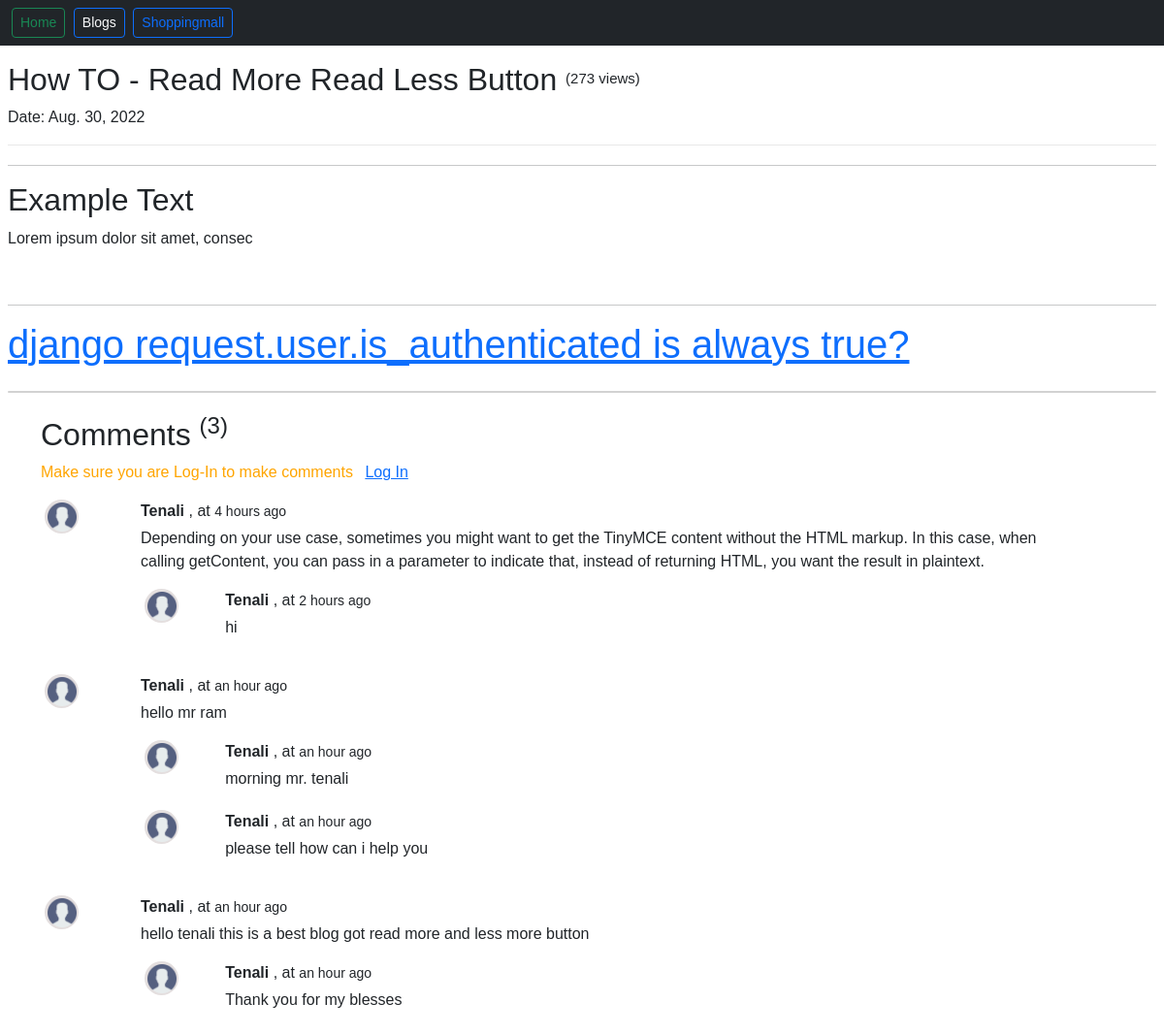
Screenshot of /showblogs/readblog_ID=68 with the database file from the repository.
### blog/models.py (models this page shows, shortened)
class Topblog(models.Model):
    title = models.CharField(max_length=200,blank=False,default='')
    content = models.TextField(blank=False)
    date = models.DateField(default=datetime.date.today())
    auther = models.CharField(default='Tenali',max_length=50,blank=False)
    views = models.IntegerField(default=0)
    desc = models.TextField(blank=False,default='')

class Comments(models.Model):
    comment = models.TextField()
    user = models.ForeignKey(User,on_delete=models.CASCADE)
    post = models.ForeignKey(Topblog,on_delete=models.CASCADE)
    parent = models.ForeignKey('self',on_delete=models.CASCADE,null=True,blank=True)
    times =models.DateTimeField(default=now)
    auther  = models.CharField(max_length=50)
    icon = models.ImageField(upload_to= 'media/blog/ic  on',default='')
    def __str__(self):
        return 'comment =:   '+self.comment[:40]

### blog/views.py (the view)
# urls.py: path('readblog_ID=<int:id>',views.blogview,name='BlogHome'),
def blogview(request, id):
    blog = Topblog.objects.filter(id=id).first()
    comment = Comments.objects.filter(post=blog,parent=None)
    replies = Comments.objects.filter(post=blog).exclude(parent=None)
    if blog.views>=1:
        views = blog.views
    else:
        views = ''
    if comment.count()>=1:
        comm = comment.count()
    else:
        comm = ''
    repDict = {}
    for reply in replies:
        if reply.parent.id not in repDict.keys():
            repDict[reply.parent.id] = [reply]
        else:
            repDict[reply.parent.id].append(reply)
    print(repDict)
    blogs = {'blogs': blog,
     'id': id,
     'views':views,
     'comments':comment,
     'user':request.user,
     'comm':comm,
    'repDict':repDict
     }
    blog.views = blog.views+1
    blog.save()
    return render(request, 'blog/readtheblog.html', blogs)

### blog/templatetags/extras.py (called while the page is built)
@register.filter(name='get_val')
def get_val(dict,key):
    return dict.get(key)

### blog/template/blog/readtheblog.html (shortened to what this page needs)
<!DOCTYPE html>
<html lang="en">
<head>
  <link href="https://cdn.jsdelivr.net/npm/bootstrap@5.2.0/dist/css/bootstrap.min.css" rel="stylesheet"
>
</head>
<body>
  {% load static %}
  {% load humanize %}
  {% load extras %}
  <nav class="nav bg-dark " style="width:100%;">
    <form class="container-fluid justify-content-start py-2">
      <a href="/" class="btn btn-sm btn-outline-success ml-1 mx-auto" type="button"> Home</a>
      <a href="/showblogs" class="btn btn-sm btn-outline-primary  text-light mx-1 " type="button">Blogs</a>
      <a href="/shoppingmall" class="btn btn-sm btn-outline-primary" type="button">Shoppingmall</a>
    </form>
  </nav>
  <div class="px-2 py-2">
    {% if blogs %}
    <div style="border-bottom:1px solid rgb(232, 232, 232);margin-bottom: 20px;">
      <h2 class="my-2">
        {{blogs.title}}
        {% if views%}
        <sup style="font-size:15px;">({{views}} views)</sup>
        {% endif %}
      </h2>
      <p>Date: {{blogs.date}} </p>
    </div>
    {{blogs.content|safe}}
    {% else %}
    <h6 class="alert alert-warning" role="alert">Sorry ! Your Requested Blog with `Id={{id}} ` is Not Found !!<br> </h6>
    <div class="container">
      <h4 style="color:orange;"> Please Choose Currect Blog </h4><span> <a href="/showblogs">Show Blogs</a></span>
    </div>
    {% endif %}
    <div class="card my-4"> </div>
    <div class="container">
      <h2>Comments {% if comm %} <sup>({{comments.count}})</sup>{% endif %}</h2>
      <div class="my-2">
        {% if user.is_authenticated %}
        <form action="postcomment" method="post">
          {%csrf_token%}
          <div class="mb-3">
            <textarea required name="comment" class="form-control commentbox" id="comment"
              placeholder="make a new comment for this blog" style="resize:none;"></textarea>
          </div>
          <input type="hidden" name="postid" value="{{blogs.id}}">
          <input type="hidden" name="commid" value="">
          <input class="btn btn-sm btn-primary" type="submit" value="Apply">
        </form>
        {% else %}
        <div class="row">
          <span style="color:orange;">Make sure you are Log-In to make comments  <a class="mx-2 " href="/shoppingmall/login">Log
              In</a> </span>
        </div>
        {% endif %}
      </div>
      {% for comment in comments %}
      <div class="row my-3">
        <div class="col-md-1 mx-1">
          <div
            style="background-color:rgb(228, 223, 223); border-radius:50%;width:35px;height:35px;display:flex;justify-content:center;align-items:center;">
            <img width="30px" height="30px" src="{% static 'blog/user.png'%}" alt="">
          </div>
        </div>
        <div class="col-md-10">
          <strong>{{comment.user|capfirst}} </strong>, at <small> {{comment.times|naturaltime}}
          </small>
          <div class="my-1">{{comment.comment}}</div>
          <div class="reply mx-0">
            <div class="replies  my-2">
              {% for replie in repDict|get_val:comment.id %}
              <div class="row my-3">
                <div class="col-md-1 mx-1">
                  <div
                    style="background-color:rgb(228, 223, 223); border-radius:50%;width:35px;height:35px;display:flex;justify-content:center;align-items:center;">
                    <img width="30px" height="30px" src="{% static 'blog/user.png'%}" alt="">
                  </div>
                </div>
                <div class="col-md-10">
                  <strong>{{replie.user|capfirst}} </strong>, at <small> {{replie.times|naturaltime}}
                  </small>
                  <div class="my-1">{{replie.comment}}</div>
                </div>
              </div>
              {% endfor %}
            </div>
          </div>
        </div>
      </div>
      {% endfor %}
    </div>
  </div>
</body>
</html>

### blog/template/blog/readtheblog.html (style rules this page uses)
body { margin: 0; font-family: Arial, Helvetica, sans-serif; }

### rows the page displays
Topblog: title "How TO - Read More Read Less Button", date "Aug. 30, 2022", content "Example Text Lorem ipsum dolor sit amet, consec django request.user.is_authenticated is always true?"
Comments: user "Tenali", times "4 hours ago", comment "Depending on your use case, sometimes you might want to get the TinyMCE content without the HTML markup. In this case, when calling getContent, you can pass in a parameter to indicate that, instead of returning HTML, you want the result in plaintext."
Comments: user "Tenali", times "2 hours ago", comment "hi"
Comments: user "Tenali", times "an hour ago", comment "hello mr ram"
Comments: user "Tenali", times "an hour ago", comment "morning mr. tenali"
Comments: user "Tenali", times "an hour ago", comment "please tell how can i help you"
Comments: user "Tenali", times "an hour ago", comment "hello tenali this is a best blog got read more and less more button"
Comments: user "Tenali", times "an hour ago", comment "Thank you for my blesses"

### other values shown
{{ views }} "273"
{{ comments.count }} "3"
